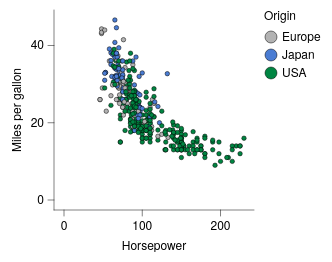

The specification (Vega-Lite) saved for this image:
### Vega-Lite specification from a JSON file in a GitHub repository (floating-point values rounded to 4 significant figures; data arrays with more than 128 entries replaced by an {"elided": "..."} marker saying what was removed)
{"background": null, "config": {"arc": {"fill": "#DBDBDB", "fillOpacity": 1.0, "innerRadius": 25.0, "padAngle": 0.03, "stroke": "black", "strokeOpacity": 1, "strokeWidth": 0.25}, "area": {"fill": "#DBDBDB", "fillOpacity": 1.0, "stroke": "black", "strokeOpacity": 1, "strokeWidth": 0.25}, "axis": {"domain": true, "domainCap": "round", "domainColor": "black", "domainWidth": 0.25, "grid": false, "gridCap": "round", "gridColor": "#F1F1F1", "gridDash": [0, 0], "gridOpacity": 1.0, "gridWidth": 0.25, "labelColor": "black", "labelFont": "Helvetica Neue, HelveticaNeue, Helvetica, Arial, sans-serif", "labelFontSize": 6, "labelFontStyle": "normal", "labelFontWeight": 400, "offset": 0, "ticks": true, "tickCap": "round", "tickColor": "black", "tickRound": false, "tickSize": 3, "tickWidth": 0.25, "titleColor": "black", "titleFont": "Helvetica Neue, HelveticaNeue, Helvetica, Arial, sans-serif", "titleFontSize": 6, "titleFontStyle": "normal", "titleFontWeight": 400}, "axisX": {"domain": true, "labelAlign": "center", "labelAngle": 0, "labels": true, "ticks": true, "translate": 0}, "axisY": {"domain": true, "labelAlign": "right", "labelAngle": 0, "labels": true, "ticks": true, "translate": 0}, "axisRight": {"domain": true, "labelAlign": "left", "labelAngle": 0, "labels": true, "ticks": true, "translate": 0}, "axisTop": {"domain": true, "labelAlign": "center", "labelAngle": 0, "labels": true, "ticks": true, "translate": 0}, "axisBand": {"tickOffset": 0}, "bar": {"fill": "#DBDBDB", "fillOpacity": 1.0, "stroke": "black", "strokeOpacity": 1, "strokeWidth": 0.25}, "boxplot": {"size": 9.0, "ticks": {"cornerRadius": 0.25, "fill": "black", "opacity": 1, "size": 4.5, "thickness": 0.25}, "box": {"fillOpacity": 1.0, "stroke": "black", "strokeOpacity": 1, "strokeWidth": 0.25}, "median": {"cornerRadius": 0, "fill": "black", "fillOpacity": 1.0, "opacity": 1, "size": 9.0, "thickness": 0.25}, "rule": {"fill": "black", "fillOpacity": 1.0, "size": 10.0, "stroke": "black", "strokeDash": [0, 0], "strokeOpacity": 1, "strokeWidth": 0.25}, "outliers": {"color": "black", "fill": "black", "fillOpacity": 1.0, "size": 0, "stroke": "black", "strokeOpacity": 1, "strokeWidth": 0.25}}, "circle": {"fill": "black", "fillOpacity": 1.0, "size": 1.25, "stroke": null, "strokeOpacity": 1, "strokeWidth": 0.25}, "errorband": {"band": {"fillOpacity": 0.6, "stroke": null, "strokeWidth": 0.25, "strokeOpacity": 1}, "borders": {"opacity": 0, "strokeOpacity": 1, "strokeWidth": 0.25}}, "errorbar": {"opacity": 1, "rule": {"strokeDash": [0, 0], "strokeWidth": 0.25}, "ticks": {"color": "black", "cornerRadius": 0.125, "opacity": 1, "size": 6.0, "thickness": 0.25}, "thickness": 0.25}, "font": "Helvetica Neue, HelveticaNeue, Helvetica, Arial, sans-serif", "geoshape": {"fill": "#DBDBDB", "fillOpacity": 1.0, "stroke": "black", "strokeOpacity": 1, "strokeWidth": 0.25}, "header": {"labelColor": "black", "labelFont": "Helvetica Neue, HelveticaNeue, Helvetica, Arial, sans-serif", "labelFontSize": 6, "labelFontStyle": "normal", "labelFontWeight": 400, "titleColor": "black", "titleFont": "Helvetica Neue, HelveticaNeue, Helvetica, Arial, sans-serif", "titleFontSize": 6, "titleFontStyle": "normal", "titleFontWeight": 400, "titlePadding": 0}, "legend": {"disable": false, "offset": 4.5, "titlePadding": 4, "labelOffset": 2, "gradientLabelOffset": 2, "columnPadding": 4, "rowPadding": 2, "gradientLength": 50.0, "gradientThickness": 5.0, "gradientOpacity": 1.0, "gradientStrokeColor": "black", "gradientStrokeWidth": 0.25, "labelColor": "black", "labelFont": "Helvetica Neue, HelveticaNeue, Helvetica, Arial, sans-serif", "labelFontSize": 6, "labelFontStyle": "normal", "labelFontWeight": 400, "strokeColor": "black", "strokeWidth": 0, "symbolSize": 36, "symbolStrokeColor": "black", "symbolStrokeWidth": 0.25, "titleColor": "black", "titleFont": "Helvetica Neue, HelveticaNeue, Helvetica, Arial, sans-serif", "titleFontSize": 6, "titleFontStyle": "normal", "titleFontWeight": 400}, "line": {"color": "black", "stroke": "black", "strokeCap": "butt", "strokeDash": [0, 0], "strokeOpacity": 1, "strokeWidth": 0.5}, "point": {"filled": true, "fill": "#DBDBDB", "fillOpacity": 1.0, "size": 5.0, "stroke": "black", "strokeOpacity": 1, "strokeWidth": 0.25}, "range": {"category": ["#B2B2B2", "#4A7CD3", "#008542", "#664CAF", "#509F98", "#636363", "#284F93", "#005226", "#382864", "#285753"], "diverging": {"scheme": ["#443E60", "#5F597E", "#7C759B", "#9994B6", "#B7B4CC", "#D6D5DC", "#F6F6F6", "#D1DAD9", "#A4C2BF", "#7AA9A4", "#578E89", "#37736E", "#1B5954"]}, "heatmap": {"scheme": ["#440154", "#472270", "#433E82", "#38598C", "#2C728E", "#238A8D", "#24A086", "#39B578", "#5DC862", "#96D646", "#CAE02D", "#FDE724"]}, "ordinal": {"scheme": ["#F1F1F1", "#DBDBDB", "#C6C6C6", "#B2B2B2", "#9D9D9D", "#898989", "#767676", "#636363", "#515151", "#404040", "#2F2F2F", "#1F1F1F"]}, "ramp": {"scheme": ["#440154", "#472270", "#433E82", "#38598C", "#2C728E", "#238A8D", "#24A086", "#39B578", "#5DC862", "#96D646", "#CAE02D", "#FDE724"]}}, "rule": {"color": "black", "stroke": "black", "strokeCap": "round", "strokeDash": [2, 2], "strokeOpacity": 1, "strokeWidth": 0.25}, "scale": {"barBandPaddingInner": 0.1, "rectBandPaddingInner": 0, "tickBandPaddingInner": 0.1, "bandPaddingOuter": 0.1, "bandWithNestedOffsetPaddingInner": 0.2, "bandWithNestedOffsetPaddingOuter": 0.2, "offsetBandPaddingInner": 0, "offsetBandPaddingOuter": 0, "continuousPadding": 5.0, "round": false}, "rect": {"fill": "#DBDBDB", "fillOpacity": 1.0, "stroke": "black", "strokeOpacity": 1, "strokeWidth": 0.25}, "square": {"fill": "#DBDBDB", "fillOpacity": 1.0, "size": 10.0, "stroke": "black", "strokeOpacity": 1, "strokeWidth": 0.25}, "text": {"color": "black", "font": "Helvetica Neue, HelveticaNeue, Helvetica, Arial, sans-serif", "fontSize": 6, "fontStyle": "normal", "fontWeight": 400}, "tick": {"color": "black", "cornerRadius": 0.125, "opacity": 1.0, "size": 9.0, "thickness": 0.25}, "title": {"anchor": "middle", "frame": "group", "color": "black", "font": "Helvetica Neue, HelveticaNeue, Helvetica, Arial, sans-serif", "fontSize": 6, "fontStyle": "normal", "fontWeight": 400, "subtitleColor": "black", "subtitleFont": "Helvetica Neue, HelveticaNeue, Helvetica, Arial, sans-serif", "subtitleFontSize": 6, "subtitleFontStyle": "normal", "subtitleFontWeight": 400}, "trail": {"color": "black", "opacity": 1, "size": 0.5}, "view": {"continuousWidth": 100, "continuousHeight": 100, "discreteWidth": 100, "discreteHeight": 100, "fill": null, "stroke": null, "strokeWidth": 0.25}}, "data": {"name": "data-7285c4e2e195e5a75737a34913199f5f"}, "mark": {"type": "point"}, "encoding": {"color": {"field": "Origin", "type": "nominal"}, "x": {"field": "Horsepower", "type": "quantitative", "scale": {"nice": false}}, "y": {"field": "Miles_per_Gallon", "title": "Miles per gallon", "type": "quantitative", "scale": {"nice": false}}}, "$schema": "https://vega.github.io/schema/vega-lite/v6.4.1.json", "datasets": {"data-7285c4e2e195e5a75737a34913199f5f": {"elided": "392 records"}}}
